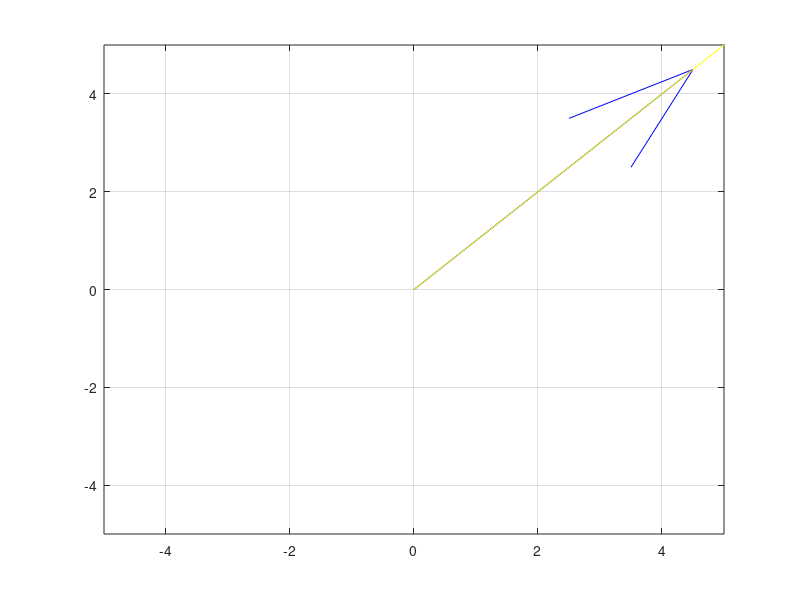

Source code (MATLAB):
a= input('a_1='); b=input('a_2='); ...
 d=   input('b_1='); e=input('b_2=');...
 i=    input('c_1='); j=input('c_2=');...
 x=quiver(0,0,a,b,'b')
hold on 
t=quiver(a,b,d,e,'b')
hold on 
q=quiver(a+d,b+e,i,j,'b')
grid
hold on
v=quiver(0,0,a+d+i,b+e+j,'y')
axis([-5 5 -5 5])
